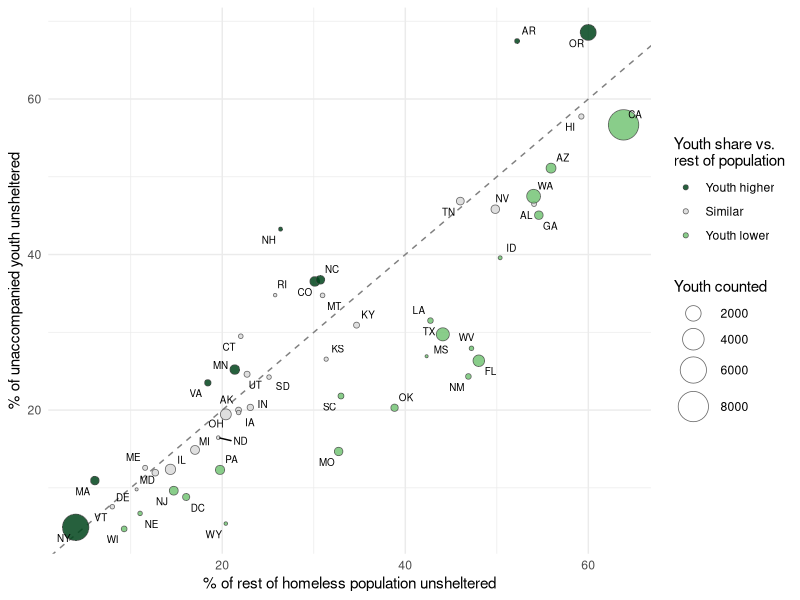
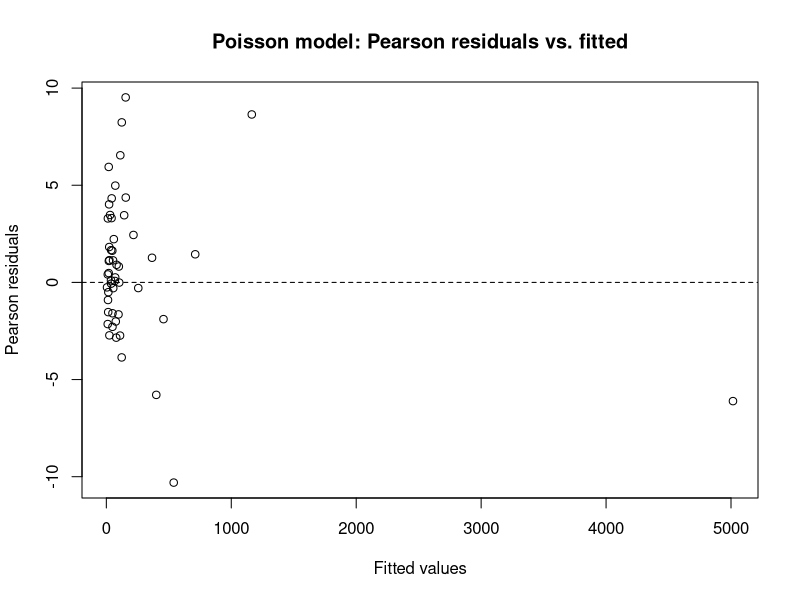

Write R code to recreate these figures, in order.
# ######################################################

# SRM 611 - Project 3: Count Models
# Unsheltered unaccompanied youth across states, 2025 PIT
# Author: Jenn Barnett
# Data: HUD, 2007-2025 Point-in-Time Estimates by State (2025 sheet),
#       HUD User AHAR page
# To run: open "Project 3.Rproj" in RStudio, then source this script

# #####################################################

# SETUP ####

library(readr)
library(dplyr)
library(tidyr)
library(ggplot2)   
library(ggrepel)
library(AER)

# LOAD DATA ####

# Source: HUD, "2007- 2025 Point-in-Time Estimates by State" (.xlsb).
# downloaded from the HUD User AHAR page.
# one-time manual step: opened the .xlsb in Excel (macros disabled)
# and saved the "2025" sheet as CSV. Only that sheet is used here.

pit_raw <- read_csv("Data/2025-PIT-Counts-by-State.csv")

# CLEAN DATA & SAMPLE ####

  # The raw file has ~ 1,000 columns; keep only these five.
  # "us" = unsheltered, "tot" = total (sheltered + unsheltered)
  #     youth_us = all unaccompanied youth under 25 counted unsheltered (response)
  #     youth_tot = all unaccompanied youth under 25 counted
  #                  (Exposure, enters model as offset)
  #     all_us = everyone counted unsheltered (used to build the predictor)
  #     all_tot = everyone counted (used to build the predictor)

pit <- pit_raw |>
  transmute(
    state     = State,
    youth_us  = `Unsheltered Homeless Unaccompanied Youth (Under 25)`,
    youth_tot = `Overall Homeless Unaccompanied Youth (Under 25)`,
    all_us    = `Unsheltered Homeless`,
    all_tot   = `Overall Homeless`
  )
str(pit)

# Rows to review for exclusion ####
nrow(pit)                        
pit |> filter(state == "Total")   
pit |> filter(state %in% c("AS", "GU", "MP", "PR", "VI", "DC"))
pit |> filter(youth_tot == 0 | is.na(youth_tot))

  # Rows removed and why (each documented for the data section):
  # "Total": national sum of all rows, not a state; including it
  # would double-count every youth and create an extreme outlier
  # Blank rows (state = NA): empty rows created when the .xlsb
  # sheet was saved as CSV; not data
  # AS, MP: no PIT data reported (all values missing)
  # GU, PR, VI: excluded; the research question concerns states,
  # and territories differ in geography, housing context, and count
  # administration; youth counts are also very small (5, 45, 6)
  # DC: retained; HUD reports DC as a state-level jurisdiction,
  # though it is entirely urban (noted as a limitation)

# Exclusions 
  pit_model <- pit |>
  filter(
    !is.na(state),                        # drops blank export rows
    state != "Total",                     # drops the national total
    !is.na(youth_tot),                    # drops AS and MP (no data)
    youth_tot > 0,                        # safeguard: log(0) undefined for offset
    !state %in% c("GU", "PR", "VI")       # drops remaining territories
  )

nrow(pit_model)   # should be 51: 50 states + DC

# BUILD VARIABLES ####

# pct_us_other: % of the REST of the homeless population that is
#   unsheltered (everyone except unaccompanied youth). Youth are
#   removed so the outcome is not built into its own predictor.
#   Entered in its original units ( 1 percentage point).
# youth_share: share of counted youth who are unsheltered.
#   DESCRIPTIVE ONLY: used for exploration and plots, NOT the model
#   outcome (the model uses the count youth_us with youth_tot as offset)

pit_model <- pit_model |>
  mutate(
    pct_us_other = 100 * (all_us - youth_us) / (all_tot - youth_tot),
    youth_share  = 100 * youth_us / youth_tot
  )

# EXPLORATION ####

desc <- pit_model |>
  summarise(across(c(youth_us, youth_tot, pct_us_other, youth_share),
                   list(mean = mean, sd = sd, median = median,
                        min = min, max = max))) |>
  tidyr::pivot_longer(everything(),
                      names_to = c("variable", ".value"),
                      names_pattern = "(.*)_(mean|sd|median|min|max)")
desc |> mutate(across(where(is.numeric), \(x) round(x, 1)))

  # Results: n=51
  #   youth_us: mean 227, sd 664, median 63, range 4-4,583
  #   youth_tot: mean688, sd 1,386, median 256, range 51-8086
  #   pct_us_other: mean 30.0, sd16.6, medain 26.4, range 4.0-63.8
  #   youth_share:  mean 27.4, SD 16.4, median 24.6, range 4.7-68.6
  #   Both counts strongly right-skewed (mean >> median, SD > mean).
  #   A few larges states hold most youth, so counts need an offset.

# Raw mean vs. variance of the response

#     rough first look only: the real overdispersion check comes
#     after fitting the model, because the offset matters)

mean(pit_model$youth_us)  # 227
var(pit_model$youth_us)   # ~440,900

# Correlation, youth share vs predictor

cor(pit_model$pct_us_other, pit_model$youth_share)                      # Pearson
cor(pit_model$pct_us_other, pit_model$youth_share, method = "spearman") # rank-based

  # Results:
  #   Correlation, youth share vs predictor: Pearson r = .86,
  #   Spearman rho = .88. Similar values: relationship not driven by
  #   a few extreme states. Unweighted (each state counts equally). 

# States at the extremes

pit_model |> arrange(desc(youth_tot)) |> select(state, youth_tot, youth_share) |> head(5)
pit_model |> arrange(desc(pct_us_other)) |> select(state, pct_us_other, youth_share) |> head(5)

  # Notes:
  #   CA, OR high or predictor and share; NY large but very low share (4.9%) 

# Three groups: youth share above, near, or below the rest-of-population
# share. "Near" = difference within +/- 1.96 standard errors of the
# youth share, given that state's number of counted youth (binomial SE).
# Rest-of-population % treated as fixed (descriptive grouping only).
pit_model <- pit_model |>
  mutate(
    p_youth  = youth_share / 100,
    se_share = 100 * sqrt(p_youth * (1 - p_youth) / youth_tot),
    diff     = youth_share - pct_us_other,
    youth_vs_rest = case_when(
      diff >  1.96 * se_share ~ "Youth higher",
      diff < -1.96 * se_share ~ "Youth lower",
      TRUE                    ~ "Similar"
    ),
    youth_vs_rest = factor(youth_vs_rest,
                           levels = c("Youth higher", "Similar", "Youth lower"))
  )
table(pit_model$youth_vs_rest)   # report these counts in the text

ggplot(pit_model, aes(x = pct_us_other, y = youth_share)) +
  geom_abline(slope = 1, intercept = 0, linetype = "dashed", color = "gray50") +
  geom_point(aes(size = youth_tot, fill = youth_vs_rest), shape = 21,
             color = "gray30", alpha = 0.85, stroke = 0.4) +
  geom_text_repel(aes(label = state), size = 2.5, max.overlaps = 20) +
  scale_size_area(max_size = 10, name = "Youth counted") +
  scale_fill_manual(values = c("Youth higher" = "#00441b",
                               "Similar"      = "#d9d9d9",
                               "Youth lower"  = "#74c476"),
                    name = "Youth share vs.\nrest of population") +
  labs(x = "% of rest of homeless population unsheltered",
       y = "% of unaccompanied youth unsheltered") +
  theme_minimal()



# BASELINE POISSON MODEL ####

# Response: youth_us (count of unsheltered unaccompanied youth)
# Predictor: pct_us_other (Per 1 percentage point)
# Offset: log(youth_tot): coefficient fixed at 1, so the model
#         describes the RATE of unsheltered youth per counted youth
m_pois <- glm(youth_us ~ pct_us_other + offset(log(youth_tot)),
              family = poisson, data = pit_model)
summary(m_pois)

deviance(m_pois) / df.residual(m_pois)  # deviance ratio; ~1 if Poisson fits
exp(coef(m_pois))                       # rate ratios
range(pit_model$pct_us_other)           # intercept (0%) is outside data range

  # Results:
  #   b = 0.033 (SE 0.0005), RR = 1.033.
  #   Residual deviance 668.44 on 49 df (ration ~13.6. AIC  = 984.26
  #   Not interpreted: Poisson fixes dispersion at 1, so SEs may be understated.
  #   Intercept corresponds to 0%, outside observed range.

# BASELINE DIAGNOSTICS ####

# Offset check: does the data support fixing the coefficient at 1?
#     Fit log(youth_tot) as a regular predictor instead. If its
#     estimate is close to 1, the offset is supported.
m_offcheck <- glm(youth_us ~ pct_us_other + log(youth_tot),
                  family = poisson, data = pit_model)
coef(m_offcheck)["log(youth_tot)"]
confint(m_offcheck)["log(youth_tot)", ]

# Overdispersion: Pearson chi-square / residual df
#     Poisson assumes this ratio is about 1.
#     Much larger than 1 = states vary more than Poisson allows,
#     so its standard errors are too small.
sum(residuals(m_pois, type = "pearson")^2) / df.residual(m_pois)

# Formal test of overdispersion
#     H0: variance = mean (Poisson holds)
dispersiontest(m_pois)

#### Did not add (Cooks or residual plot) to the report for the sake of saving 
# space and redundancy

# Influence: which states pull hardest on the estimates?
#     Common rule of thumb: Cook's D > 4/n flags a state for a look
pit_model$cooks <- cooks.distance(m_pois)
pit_model |>
  arrange(desc(cooks)) |>
  select(state, youth_tot, youth_share, pct_us_other, cooks) |>
  head(6)
4 / nrow(pit_model)   # the cutoff

# Residual plot: Pearson residuals vs. fitted values
plot(fitted(m_pois), residuals(m_pois, type = "pearson"),
     xlab = "Fitted values", ylab = "Pearson residuals",
     main = "Poisson model: Pearson residuals vs. fitted")
abline(h = 0, lty = 2)
